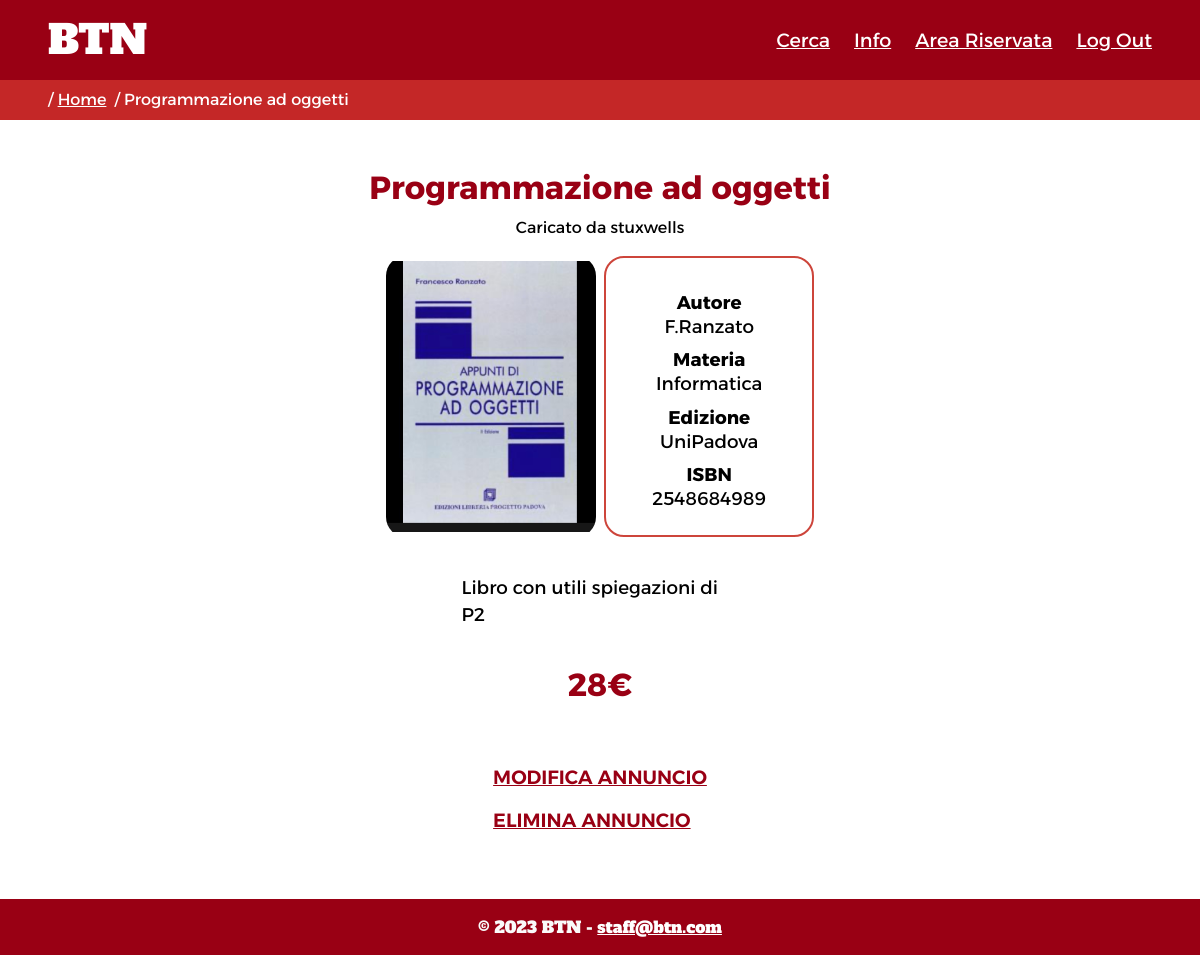
/listing.php?annuncio=207 (signed in), run on the app's committed database.
### tables this page shows
CREATE TABLE `libri` (
  `id` bigint(20) UNSIGNED NOT NULL,
  `autore` varchar(40) NOT NULL,
  `edizione` varchar(40) NOT NULL,
  `ISBN` varchar(13) NOT NULL,
  `mediapath` varchar(300) NOT NULL
);

CREATE TABLE `annunci` (
  `id` bigint(20) UNSIGNED NOT NULL,
  `titolo` varchar(60) NOT NULL,
  `descrizione` varchar(300) NOT NULL,
  `prezzo` double NOT NULL,
  `username` varchar(25) NOT NULL,
  `materia` varchar(60) NOT NULL
);

CREATE TABLE `utenti` (
  `nome` varchar(40) NOT NULL,
  `cognome` varchar(40) NOT NULL,
  `username` varchar(25) NOT NULL,
  `email` varchar(60) NOT NULL,
  `password` varchar(40) NOT NULL,
  `datanascita` date NOT NULL
);

### utils/Database.php (called while the page is built, shortened)
<?php
class Database
{
    private $servername = "localhost";
    private $username = "eitalian";
    private $password = "Uru6oaz3EeGhieje";
    private $dbname = "eitalian";
    private $conn = null;
    public function connect()
    {
        $this->conn = new mysqli($this->servername, $this->username, $this->password, $this->dbname);
    }
    public function query($str)
    {
        if (isset($str) && !empty($str)) {
            $result = $this->conn->query($str);
            return $result;
        }
    }
}

### utils/RichiesteAnnunci.php (called while the page is built, shortened)
<?php
require_once './utils/Authentication.php';
class RichiesteAnnunci
{
    private $auth = null;
    public function __CONSTRUCT()
    {
        $this->auth = new Authentication();
    }
    function getAnnuncio($annuncio)
    {
        $sql = "SELECT * FROM annunci WHERE id = $annuncio";
        $result = $this->auth->db->query($sql);
        $arrayRet = array();
        if ($result->num_rows == 1) {
            $row = $result->fetch_assoc();
            $arrayRet = array("id" => $row['id'], "tipo" => "", "titolo" => $row['titolo'], "descrizione" => $row['descrizione'], "prezzo" => $row['prezzo'], "username" => $row["username"], "mediapath" => "", "materia" => $row['materia'], "autore" => "", "edizione" => "", "isbn" => "", "email" => "");
            $idAnnuncio = $row['id'];
            $sqlTipo = "SELECT * FROM libri JOIN annunci ON annunci.id = libri.id JOIN utenti ON annunci.username=utenti.username WHERE libri.id = $idAnnuncio;";
            $result = $this->auth->db->query($sqlTipo);
            if ($result->num_rows == 1) {
                $row = $result->fetch_assoc();
                $arrayRet['tipo'] = "libri";
                $arrayRet['autore'] = $row['autore'];
                $arrayRet['edizione'] = $row['edizione'];
                $arrayRet['isbn'] = $row['ISBN'];
                $arrayRet['mediapath'] = $row['mediapath'];
                $arrayRet['email'] = $row['email'];
                return $arrayRet;
            }
        }
        return $arrayRet;
    }
}
?>

### utils/listing_control.php (called while the page is built, shortened)
<?php
require_once 'imports.php';
require_once 'RichiesteAnnunci.php';
$request = new RichiesteAnnunci();
if (isset($_GET["annuncio"]) && !empty($_GET["annuncio"])) {
    if (!empty($request->getAnnuncio($_GET["annuncio"]))) {
        $arrayAnnuncio = $request->getAnnuncio($_GET["annuncio"]);
    }else {
        header("Location: ./404.php");
        exit();
    }
}else {
    header("Location: ./404.php");
    exit();
}
?>

### utils/Authentication.php (called while the page is built, shortened)
<?php
require_once "Database.php";
class Authentication
{
    public function __CONSTRUCT()
    {
        $this->db = new Database();
    }
    function getIfLogin()
    {
        if (!isset($_SESSION["loginAccount"]) || empty($_SESSION["loginAccount"]))
            return false;
        else
            return true;
    }
}
?>

### listing.php (the view, shortened to what this page needs)
<?php
require_once "./utils/listing_control.php";
$listing_content = file_get_contents("./contents/listing_content.html");
$user_book = boilerplate($listing_content);
$footer = file_get_contents("./contents/footer.html");
$header = printHeader("annuncio", $auth->getIfLogin());
$breadcrumb = printBreadcrumb("annuncio", $arrayAnnuncio['titolo']);
if ($arrayAnnuncio['tipo'] != "ripetizioni") {
    if (empty($arrayAnnuncio['mediapath'])) {
        $listing_img = '<img src="./assets/imgs/img_placeholder.png" alt="">';
    } else {
        $listing_img = '<img width="300" height="400" src="' . $arrayAnnuncio["mediapath"] . '" alt="">';
    }
    $listing_price = '<p id="listing-price">' . $arrayAnnuncio['prezzo'] . '&euro;</p>';
} else {
    $listing_img = "";
    $listing_price = '<p id="listing-price">' . $arrayAnnuncio['prezzo'] . '&euro;/ora</p>';
}
$listing_title = $arrayAnnuncio['titolo'];
$listing_user = $arrayAnnuncio['username'];
$listing_subject = '<dd>' . $arrayAnnuncio['materia'] . '</dd>';
$listing_descr = '<p id="listing-descr">' . $arrayAnnuncio['descrizione'] . '</p>';
$button_insert_save = '<a role="button" href="./listing.php?annuncio=' . $arrayAnnuncio['id'] . '&insertsave" class="listing-btn">Salva annuncio</a>';
$button_edit = '<a role="button" href="edit_listing.php?categoria=' . $arrayAnnuncio['tipo'] . '&modifica=' . $arrayAnnuncio['id'] . '" class="listing-btn">Modifica annuncio</a>';
$button_delete = '<a role="button" href="edit_listing.php?elimina=' . $arrayAnnuncio['id'] . '" class="listing-btn">Elimina annuncio</a>';
$user_email = '<a id="buttonmail" href="mailto:' . $arrayAnnuncio['email'] . '" class="listing-btn">' . $arrayAnnuncio['email'] . '</a>';
$button_save = "";
if ($auth->getIfLogin())
    $button_save = $button_insert_save;
if ($auth->getIfLogin()) {
    if ($arrayAnnuncio['username'] == $_SESSION["loginAccount"]) {
        $user_book = str_replace('', $button_edit . $button_delete, $user_book);
    } else {
        $user_book = str_replace('', $button_save . $user_email, $user_book);
    }
}
$book_author = "";
$book_author_def = "";
$book_edition = "";
$book_isbn = "";
if (isset($arrayAnnuncio['autore']) && !empty($arrayAnnuncio['autore'])) {
    $book_author = $arrayAnnuncio['autore'];
    $book_author_def = '<dt>Autore</dt>
    <dd>' . $book_author . '</dd>';
}
if (isset($arrayAnnuncio['edizione']) && !empty($arrayAnnuncio['edizione'])) {
    $book_edition = '<dt>Edizione</dt>
    <dd>' . $arrayAnnuncio['edizione'] . '</dd>';
}
if (isset($arrayAnnuncio['isbn']) && !empty($arrayAnnuncio['isbn'])) {
    $book_isbn = '<dt>ISBN</dt>
    <dd>' . $arrayAnnuncio['isbn'] . '</dd>';
}
$keywords = array_merge(explode(' ', $arrayAnnuncio['titolo']), explode(' ', $arrayAnnuncio['autore']), explode(' ', $arrayAnnuncio['materia']));
foreach ($keywords as $keyword) {
    if (strlen($keyword) <= 2) {
        unset($keywords[array_search($keyword, $keywords)]);
    }
}
$keywords = strtolower(implode(', ', array_unique($keywords)));
$header = str_replace('<breadcrumb />', $breadcrumb, $header);
$user_book = str_replace('<php-header />', $header, $user_book);
$user_book = str_replace('php-meta-descr', $arrayAnnuncio['descrizione'], $user_book);
$user_book = str_replace('php-meta-keys', $keywords, $user_book);
$user_book = str_replace('<php-img />', $listing_img, $user_book);
$user_book = str_replace('<php-price />', $listing_price, $user_book);
$user_book = str_replace('<php-title />', $listing_title, $user_book);
$user_book = str_replace('<php-descr />', $listing_descr, $user_book);
$user_book = str_replace('<php-subject />', $listing_subject, $user_book);
$user_book = str_replace('<php-user />', $listing_user, $user_book);
$user_book = str_replace('', $book_author, $user_book);
$user_book = str_replace('<php-author-def />', $book_author_def, $user_book);
$user_book = str_replace('<php-edition-def />', $book_edition, $user_book);
$user_book = str_replace('<php-isbn-def />', $book_isbn, $user_book);
$user_book = str_replace('<php-footer />', $footer, $user_book);
echo $user_book;
?>

### utils/header.php (shortened to what this page needs)
<?php
function printHeader($pagina = 'default', $login)
{
    $header = file_get_contents("./contents/header.html");
    if ($login) {
        $header = str_replace('<li><a href="./login.php">Accedi</a></li>', "", $header);
        $header = str_replace('<li><a href="./registration.php">Registrati</a></li>', "", $header);
    } else {
        $header = str_replace('<li><a href="./area_riservata.php">Area Riservata</a></li>', "", $header);
        $header = str_replace('<li><a href="./area_riservata.php?logout">Log Out</a></li>', "", $header);
    }
    return $header;
}
function printBreadcrumb($pagina, $altro = '')
{
    $breadcrumb = '<nav id="breadcrumb" aria-label="breadcrumb">';
    $breadcrumb .= '<ol>';
    switch ($pagina) {
        case "annuncio":
            $breadcrumb .= '<li><a href="./index.php" lang="en">Home</a></li>';
            $breadcrumb .= '<li >' . $altro . '</li>';
            break;
    }
    $breadcrumb .= '</ol></nav>';
    return $breadcrumb;
}
?>

### css/print.css (style rules this page uses)
html, body { font-family: "Times New Roman", Times, serif; color: black; width: 100%; display: flex; flex-direction: column; min-height: 100vh; }
a { text-decoration: none; }
abbr { text-decoration: none; }
ul { list-style: none; }
header #logo { font-family: "Alfa Slab One"; }
header li { display: none; }
#breadcrumb { display: none; }
footer { padding: 1em; text-align: center; margin-top: auto; width: 100%; }
#listing-content h2 { font-weight: bold; font-size: 30pt; margin: unset; }
#listing-content .single-listing-user { font-size: 15pt; margin: unset; margin-top: 20px; }
#listing-content #listing-descr, #listing-content #listing-price, #listing-content dl { font-size: 20pt; margin: unset; margin-top: 20px; }
#listing-content dt { margin-top: 20px; }
#listing-content dd { margin: unset; }
#listing-content img { float: left; margin-right: 20px; margin-top: 20px; height: 400px; width: auto; }
#listing-content dt { font-weight: bold; }
#listing-content #listing-price { font-weight: bold; font-size: 30pt; }
#listing-content #listing-buttons { display: none; }

### data on the page
libri: id.titolo "Programmazione ad oggetti", autore.descrizione "Programmazione ad oggetti Caricato da stuxwells Materia © 2023 BTN - staff@btn.com", mediapath (picture), autore "F.Ranzato", id.materia "Informatica", edizione "UniPadova", ISBN "2548684989", id.descrizione "Libro con utili spiegazioni di P2", id.prezzo "28"

### other printed values
str_replace('<li><a href="./login.php">Accedi</a></li>', "", $header) "BTN Cerca Info Area Riservata Log Out"
